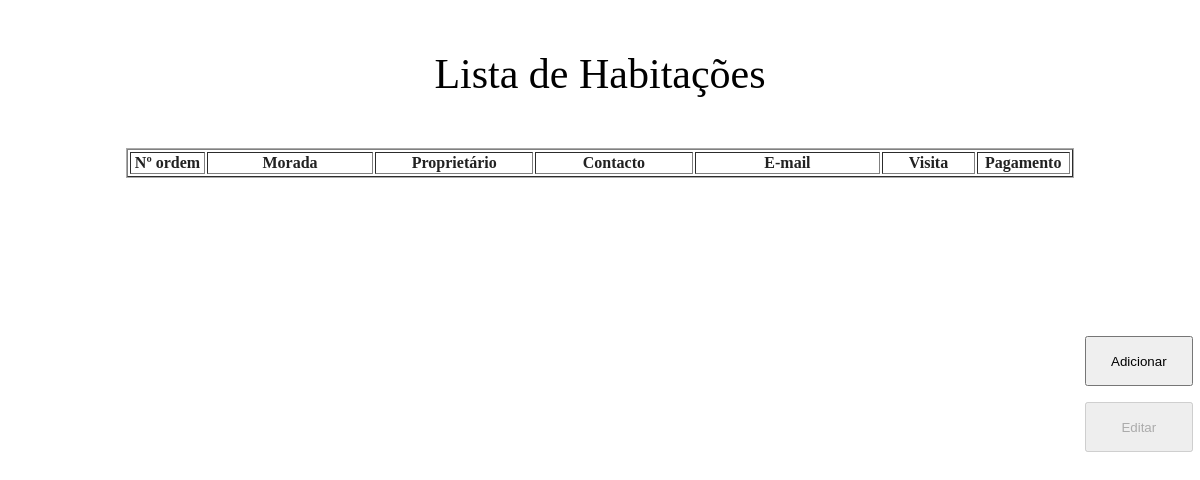
Before: /site/admin/lista.php with the older database file.
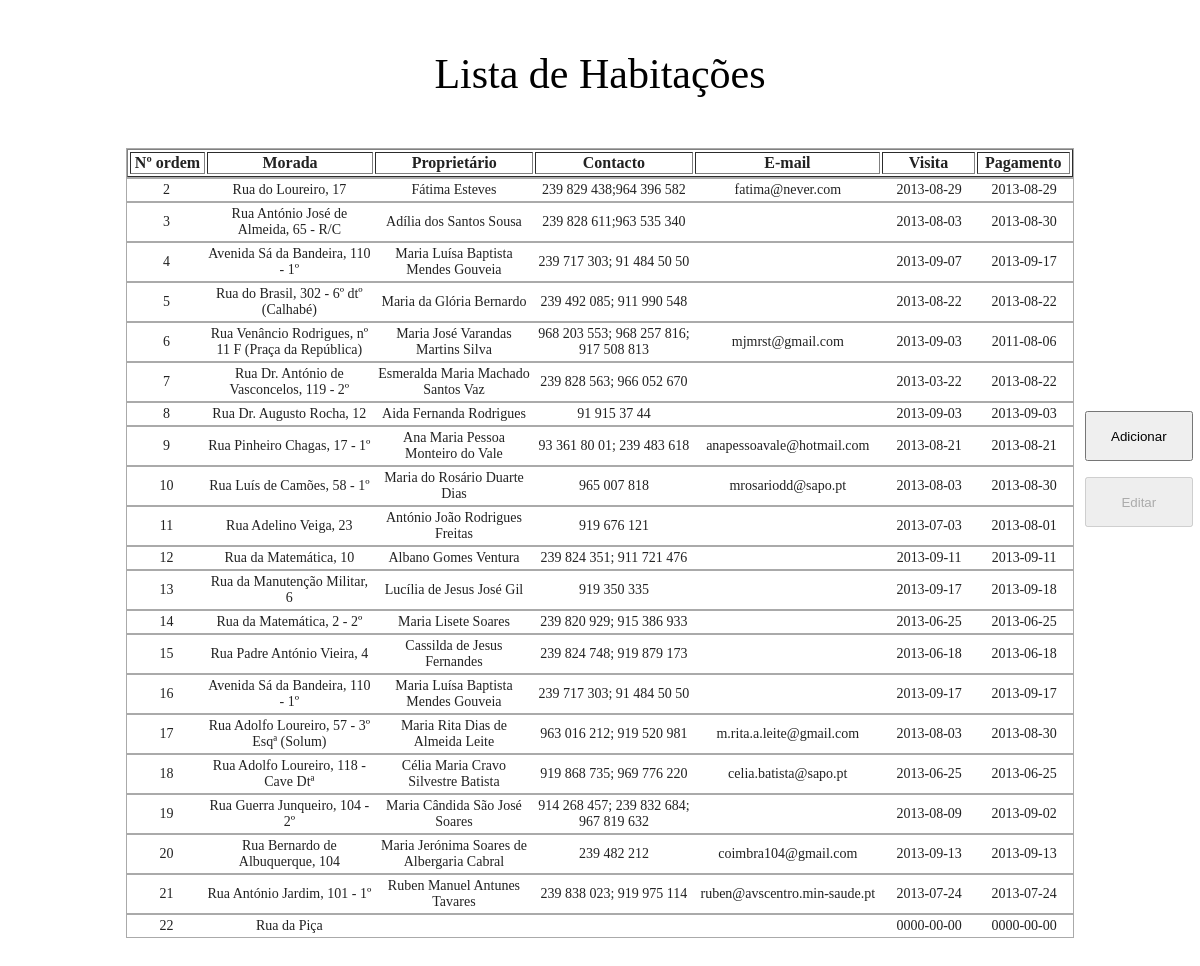
After: the same page with the newer database file.
### tables this page shows
CREATE TABLE IF NOT EXISTS `ordens` (
  `ID` int(13) unsigned NOT NULL AUTO_INCREMENT,
  `Visivel` tinyint(1) NOT NULL,
  `Certificacao` tinyint(1) NOT NULL,
  `Senhorio` tinyint(1) NOT NULL,
  `Lavagem_roupa` tinyint(1) NOT NULL,
  `Mobilado` tinyint(1) NOT NULL,
  `Animais` tinyint(1) NOT NULL,
  `Visitas` tinyint(1) NOT NULL,
  `Agua` tinyint(1) NOT NULL,
  `Luz` tinyint(1) NOT NULL,
  `Gas` tinyint(1) NOT NULL,
  `Internet` tinyint(1) NOT NULL,
  `Outras_despesas` varchar(64) NOT NULL,
  `Morada` varchar(256) NOT NULL,
  `Zona` varchar(4) NOT NULL,
  `Proprietario` varchar(64) NOT NULL,
  `Contacto` varchar(64) NOT NULL,
  `Email` varchar(64) NOT NULL,
  `Inscricao_ano` year(4) NOT NULL,
  `Numero_pessoas` int(7) NOT NULL,
  `Min_meses` int(7) NOT NULL,
  `Sexo` set('Masculino','Feminino','Ambos') NOT NULL,
  `Cozinha` int(2) NOT NULL,
  `Casa_de_banho` int(2) NOT NULL,
  `Dimensoes` int(2) NOT NULL,
  `Estado_casa` int(2) NOT NULL,
  `Avaliador` varchar(64) NOT NULL,
  `Tipo` set('Apartamento','Quarto','Residencia','Republica') NOT NULL,
  `Visita` date NOT NULL,
  `Pagamento` date NOT NULL,
  PRIMARY KEY (`ID`)
);

### site/lib/QuickSQL.php (called while the page is built, shortened)
<?
	class QuickSQL {
		function __construct($db, $user, $password) {
			if (!$this->connection = mysql_connect('localhost', $user, $password))
				return $this->loginFailed = true;
			$tables = $this->Query('SHOW TABLES');
		}
		function Query($query) {
			if (!$result = mysql_query($query, $this->connection))
				$this->Error(mysql_error() . '<br>Query: ' . $query);
			return $result;
		}
	}
	class QuickSQLTable {
		function __construct($db, $name) {
			$this->name = $name;
			$this->db = $db;
		}
		function Find($fields, $cond) {
			$result = $this->Select($fields, $cond);
			$array = array();
			while ($entry = mysql_fetch_assoc($result))
				$array[] = $entry;
			return $array;
		}
		function Select($fields, $cond) {
			return $this->Query("SELECT $fields FROM $this->name $cond");
		}
		function Query($query) {
			return $this->db->Query($query);
		}
	}
?>

### site/database.php (called while the page is built, shortened)
<?
	require 'lib/QuickSQL.php';
    new QuickSQL('alocoimbra', 'root', 'root');
?>

### site/admin/lista.php (the view, shortened to what this page needs)
<? require '../database.php'; ?>
<!DOCTYPE html PUBLIC "-//W3C//DTD XHTML 1.0 Transitional//EN" "https://www.w3.org/TR/xhtml1/DTD/xhtml1-transitional.dtd">
<html xmlns="https://www.w3.org/1999/xhtml">
    <head>
        <link rel="stylesheet" href="https://code.jquery.com/ui/1.10.3/themes/smoothness/jquery-ui.css">
        <link href="/css/admin.css" rel="stylesheet" type="text/css" />
    </head>
    <body>
        <div class="menu-lateral">
            <p>
                <input type='button' id='add' value='Adicionar' onclick="window.location='adicionar';">
            </p>
            <p>
                <input type='submit' id='edit' value='Editar' onclick="window.location='editar/' + selection;" disabled>
            </p>
        </div>
        <div class="lista">
            <center>
                <p>Lista de Habitações</p>
            </center>
            <div class="ui-widget-content">
                <table border="1">
                    <tr>
                        <td class="pri"><b>Nº ordem</b></td>
                        <td class="sec"><b>Morada</b></td>
                        <td class="ter"><b>Proprietário</b></td>
                        <td class="qua"><b>Contacto</b></td>
                        <td class="qui"><b>E-mail</b></td>
                        <td class="sex"><b>Visita</b></td>
                        <td class="set"><b>Pagamento</b></td>
                    </tr>
                </table>
            </div>
            <ol id="selectable">
                <? foreach ($ordens->Find('*', '') as $ordem) { ?>
                    <li class="ui-widget-content">
                        <table>
                            <tr>
                                <td class="pri"><?= $ordem['ID'] + 1 ?></td>
                                <td class="sec"><?= $ordem['Morada'] ?></td>
                                <td class="ter"><?= $ordem['Proprietario'] ?></td>
                                <td class="qua"><?= $ordem['Contacto'] ?></td>
                                <td class="qui"><?= $ordem['Email'] ?></td>
                                <td class="sex"><?= $ordem['Visita'] ?></td>
                                <td class="set"><?= $ordem['Pagamento'] ?></td>
                            </tr>
                        </table>
                    </li>
                <? } ?>
            </ol>
        </div>
    </body>
</html>

### site/css/admin.css (style rules this page uses)
.lista { width: 80%; margin: 50px auto 50px auto; text-align:center; }
.lista p { font-size: 42px; margin-bottom: 50px; }
#selectable { list-style-type: none; margin: 0; padding: 0; width: 100%; }
#selectable li { font-size: 14px; }
.ui-widget-content table { width: 100%; }
.ui-widget-content table tr .pri { width: 8%; }
.ui-widget-content table tr .sec { width: 18%; }
.ui-widget-content table tr .ter { width: 17%; }
.ui-widget-content table tr .qua { width: 17%; }
.ui-widget-content table tr .qui { width: 20%; }
.ui-widget-content table tr .sex { width: 10%; }
.ui-widget-content table tr .set { width: 10%; }
.menu-lateral { position:fixed; top:40%; right: 0; width: 10%; }
.menu-lateral p input { margin-left:4%; width: 90%; height: 50px; }

Changed rows visible on the page:
added ordens: $ordem['ID'] + 1 "2", Morada "Rua do Loureiro, 17", Proprietario "Fátima Esteves", Contacto "239 829 438;964 396 582", Email "fatima@never.com", Visita "2013-08-29", Pagamento "2013-08-29"
added ordens: $ordem['ID'] + 1 "3", Morada "Rua António José de Almeida, 65 - R/C", Proprietario "Adília dos Santos Sousa", Contacto "239 828 611;963 535 340", Visita "2013-08-03", Pagamento "2013-08-30"
added ordens: $ordem['ID'] + 1 "4", Morada "Avenida Sá da Bandeira, 110 - 1º", Proprietario "Maria Luísa Baptista Mendes Gouveia", Contacto "239 717 303; 91 484 50 50", Visita "2013-09-07", Pagamento "2013-09-17"
added ordens: $ordem['ID'] + 1 "5", Morada "Rua do Brasil, 302 - 6º dtº (Calhabé)", Proprietario "Maria da Glória Bernardo", Contacto "239 492 085; 911 990 548", Visita "2013-08-22", Pagamento "2013-08-22"
added ordens: $ordem['ID'] + 1 "6", Morada "Rua Venâncio Rodrigues, nº 11 F (Praça da República)", Proprietario "Maria José Varandas Martins Silva", Contacto "968 203 553; 968 257 816; 917 508 813", Email "mjmrst@gmail.com", Visita "2013-09-03", Pagamento "2011-08-06"
added ordens: $ordem['ID'] + 1 "7", Morada "Rua Dr. António de Vasconcelos, 119 - 2º", Proprietario "Esmeralda Maria Machado Santos Vaz", Contacto "239 828 563; 966 052 670", Visita "2013-03-22", Pagamento "2013-08-22"
added ordens: $ordem['ID'] + 1 "8", Morada "Rua Dr. Augusto Rocha, 12", Proprietario "Aida Fernanda Rodrigues", Contacto "91 915 37 44", Visita "2013-09-03", Pagamento "2013-09-03"
added ordens: $ordem['ID'] + 1 "9", Morada "Rua Pinheiro Chagas, 17 - 1º", Proprietario "Ana Maria Pessoa Monteiro do Vale", Contacto "93 361 80 01; 239 483 618", Email "anapessoavale@hotmail.com", Visita "2013-08-21", Pagamento "2013-08-21"
added ordens: $ordem['ID'] + 1 "10", Morada "Rua Luís de Camões, 58 - 1º", Proprietario "Maria do Rosário Duarte Dias", Contacto "965 007 818", Email "mrosariodd@sapo.pt", Visita "2013-08-03", Pagamento "2013-08-30"
added ordens: $ordem['ID'] + 1 "11", Morada "Rua Adelino Veiga, 23", Proprietario "António João Rodrigues Freitas", Contacto "919 676 121", Visita "2013-07-03", Pagamento "2013-08-01"
added ordens: $ordem['ID'] + 1 "12", Morada "Rua da Matemática, 10", Proprietario "Albano Gomes Ventura", Contacto "239 824 351; 911 721 476", Visita "2013-09-11", Pagamento "2013-09-11"
added ordens: $ordem['ID'] + 1 "13", Morada "Rua da Manutenção Militar, 6", Proprietario "Lucília de Jesus José Gil", Contacto "919 350 335", Visita "2013-09-17", Pagamento "2013-09-18"
added ordens: $ordem['ID'] + 1 "14", Morada "Rua da Matemática, 2 - 2º", Proprietario "Maria Lisete Soares", Contacto "239 820 929; 915 386 933", Visita "2013-06-25", Pagamento "2013-06-25"
added ordens: $ordem['ID'] + 1 "15", Morada "Rua Padre António Vieira, 4", Proprietario "Cassilda de Jesus Fernandes", Contacto "239 824 748; 919 879 173", Visita "2013-06-18", Pagamento "2013-06-18"
added ordens: $ordem['ID'] + 1 "16", Morada "Avenida Sá da Bandeira, 110 - 1º", Proprietario "Maria Luísa Baptista Mendes Gouveia", Contacto "239 717 303; 91 484 50 50", Visita "2013-09-17", Pagamento "2013-09-17"
added ordens: $ordem['ID'] + 1 "17", Morada "Rua Adolfo Loureiro, 57 - 3º Esqª (Solum)", Proprietario "Maria Rita Dias de Almeida Leite", Contacto "963 016 212; 919 520 981", Email "m.rita.a.leite@gmail.com", Visita "2013-08-03", Pagamento "2013-08-30"
added ordens: $ordem['ID'] + 1 "18", Morada "Rua Adolfo Loureiro, 118 - Cave Dtª", Proprietario "Célia Maria Cravo Silvestre Batista", Contacto "919 868 735; 969 776 220", Email "celia.batista@sapo.pt", Visita "2013-06-25", Pagamento "2013-06-25"
added ordens: $ordem['ID'] + 1 "19", Morada "Rua Guerra Junqueiro, 104 - 2º", Proprietario "Maria Cândida São José Soares", Contacto "914 268 457; 239 832 684; 967 819 632", Visita "2013-08-09", Pagamento "2013-09-02"
added ordens: $ordem['ID'] + 1 "20", Morada "Rua Bernardo de Albuquerque, 104", Proprietario "Maria Jerónima Soares de Albergaria Cabral", Contacto "239 482 212", Email "coimbra104@gmail.com", Visita "2013-09-13", Pagamento "2013-09-13"
added ordens: $ordem['ID'] + 1 "21", Morada "Rua António Jardim, 101 - 1º", Proprietario "Ruben Manuel Antunes Tavares", Contacto "239 838 023; 919 975 114", Email "ruben@avscentro.min-saude.pt", Visita "2013-07-24", Pagamento "2013-07-24"
added ordens: $ordem['ID'] + 1 "22", Morada "Rua da Piça", Visita "0000-00-00", Pagamento "0000-00-00"
